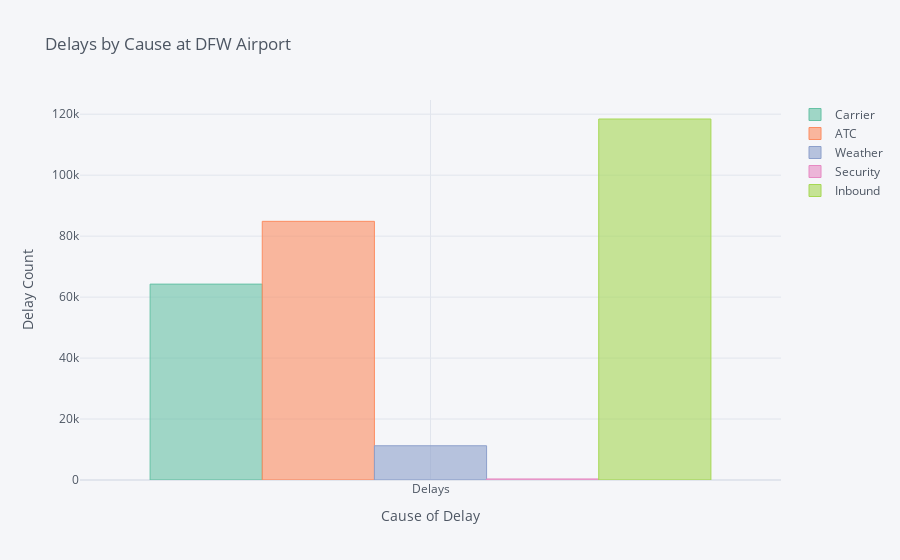

The notebook cell saved with this chart:
### Code cell
import pandas as pd
import cufflinks as cf
from plotly.offline import iplot

# Activate Plotly in offline mode
cf.go_offline()


# Transpose to make each category a column (so each bar gets its own color)
dfw_transposed = dfw.transpose()
dfw_transposed.columns = ['Delays']
dfw_transposed = dfw_transposed.transpose()

# Plot with .iplot()
dfw_transposed.iplot(
    kind='bar',
    barmode='group',    #The part of our code that causes each bar to have a different color
    colorscale='Set2',  # try 'paired', 'Set1', 'Pastel1', etc. 
    title='Delays by Cause at DFW Airport',
    xTitle='Cause of Delay',
    yTitle='Delay Count',
    showlegend=True
)

### Figure 1 — Plotly figure (JSON) as saved in the notebook; plotly's stock layout.template omitted (floating-point values rounded to 4 significant figures)
{"data": [{"marker": {"color": "rgba(102, 194, 165, 0.6)", "line": {"color": "rgba(102, 194, 165, 1.0)", "width": 1}}, "name": "Carrier", "orientation": "v", "text": "", "type": "bar", "x": ["Delays"], "y": [64260.0]}, {"marker": {"color": "rgba(252, 141, 98, 0.6)", "line": {"color": "rgba(252, 141, 98, 1.0)", "width": 1}}, "name": "ATC", "orientation": "v", "text": "", "type": "bar", "x": ["Delays"], "y": [84860.0]}, {"marker": {"color": "rgba(141, 160, 203, 0.6)", "line": {"color": "rgba(141, 160, 203, 1.0)", "width": 1}}, "name": "Weather", "orientation": "v", "text": "", "type": "bar", "x": ["Delays"], "y": [11240.0]}, {"marker": {"color": "rgba(231, 138, 195, 0.6)", "line": {"color": "rgba(231, 138, 195, 1.0)", "width": 1}}, "name": "Security", "orientation": "v", "text": "", "type": "bar", "x": ["Delays"], "y": [343.1]}, {"marker": {"color": "rgba(166, 216, 84, 0.6)", "line": {"color": "rgba(166, 216, 84, 1.0)", "width": 1}}, "name": "Inbound", "orientation": "v", "text": "", "type": "bar", "x": ["Delays"], "y": [118400.0]}], "layout": {"barmode": "group", "legend": {"bgcolor": "#F5F6F9", "font": {"color": "#4D5663"}}, "paper_bgcolor": "#F5F6F9", "plot_bgcolor": "#F5F6F9", "showlegend": true, "title": {"font": {"color": "#4D5663"}, "text": "Delays by Cause at DFW Airport"}, "xaxis": {"gridcolor": "#E1E5ED", "showgrid": true, "tickfont": {"color": "#4D5663"}, "title": {"font": {"color": "#4D5663"}, "text": "Cause of Delay"}, "zerolinecolor": "#E1E5ED"}, "yaxis": {"gridcolor": "#E1E5ED", "showgrid": true, "tickfont": {"color": "#4D5663"}, "title": {"font": {"color": "#4D5663"}, "text": "Delay Count"}, "zerolinecolor": "#E1E5ED"}}}
